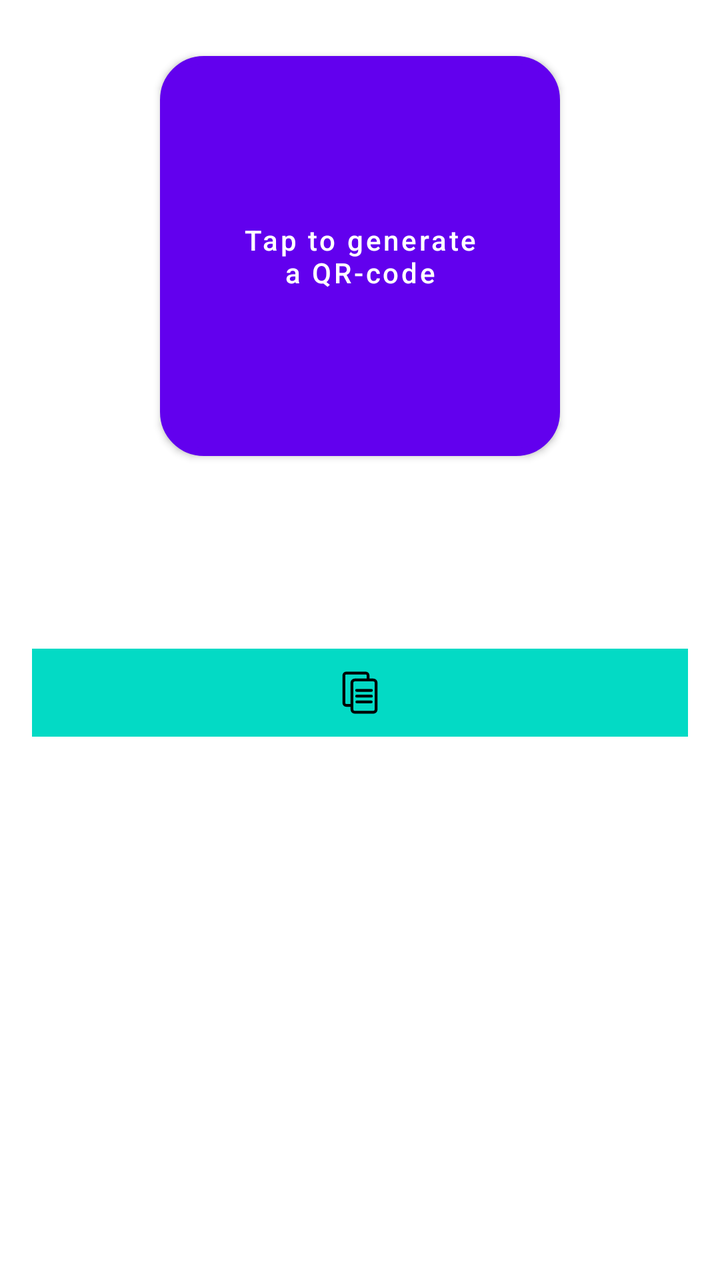
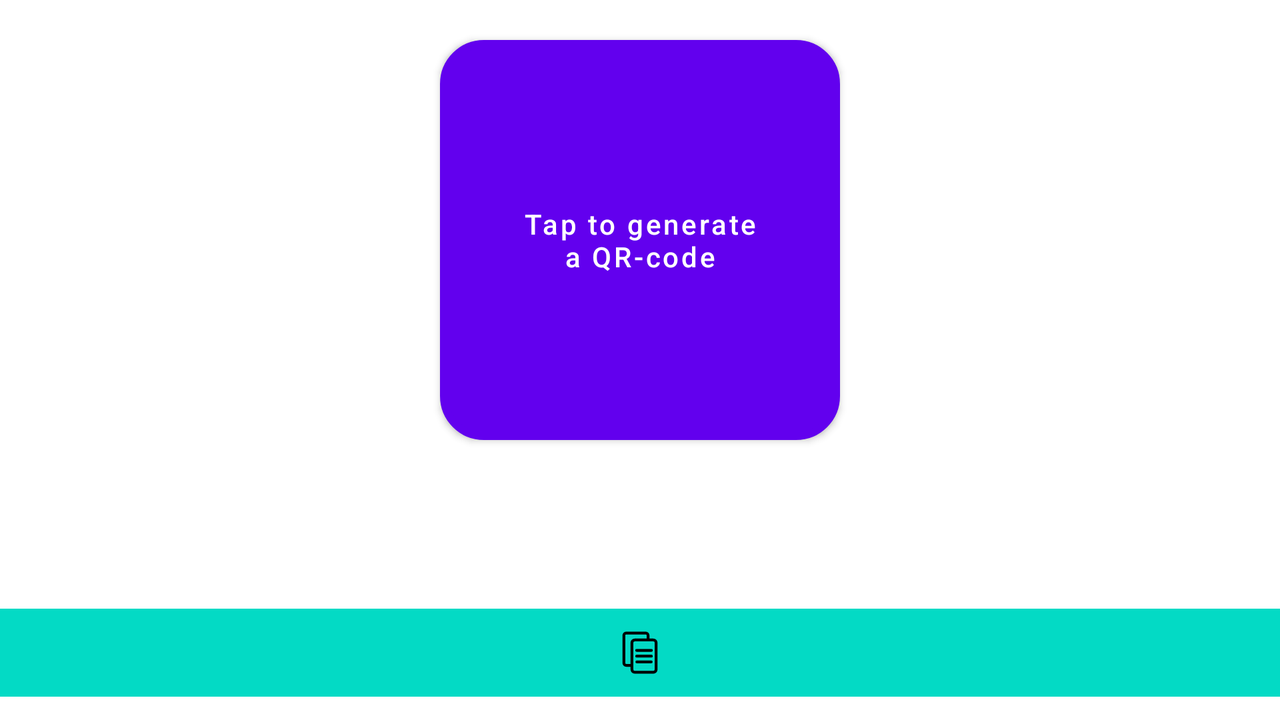

First picture: res/layout/ on a phone held upright. Second picture: the repository's own variant of that layout, on a device whose configuration matches the variant's folder. Source for both follows.
<!-- AndroidManifest.xml: application theme Theme.QRShare -->
<!-- res/layout/fragment_get.xml -->
<?xml version="1.0" encoding="utf-8"?>
<androidx.constraintlayout.widget.ConstraintLayout xmlns:android="http://schemas.android.com/apk/res/android"
    xmlns:app="http://schemas.android.com/apk/res-auto"
    xmlns:tools="http://schemas.android.com/tools"
    android:layout_width="match_parent"
    android:layout_height="match_parent"
    tools:context=".ui.get.GetFragment">


    <ImageView
        android:id="@+id/qr_view"
        android:layout_width="200dp"
        android:layout_height="200dp"
        android:adjustViewBounds="true"
        android:background="@drawable/image_qr"
        android:padding="30px"
        android:visibility="gone"
        app:layout_constraintBottom_toTopOf="@+id/guideline"
        app:layout_constraintEnd_toEndOf="parent"
        app:layout_constraintStart_toStartOf="parent"
        app:layout_constraintTop_toTopOf="parent" />

    <Button
        android:id="@+id/connect"
        android:layout_width="200dp"
        android:layout_height="200dp"
        android:background="@drawable/button_qr"
        android:padding="60px"
        android:singleLine="false"
        android:text="@string/connect_button_label"
        android:textAllCaps="false"
        android:visibility="visible"
        app:layout_constraintBottom_toTopOf="@+id/guideline"
        app:layout_constraintEnd_toEndOf="parent"
        app:layout_constraintStart_toStartOf="parent"
        app:layout_constraintTop_toTopOf="parent" />

    <ScrollView
        android:layout_width="match_parent"
        android:layout_height="0dp"
        android:padding="16dp"
        app:layout_constraintBottom_toBottomOf="parent"
        app:layout_constraintEnd_toEndOf="parent"
        app:layout_constraintStart_toStartOf="parent"
        app:layout_constraintTop_toBottomOf="@+id/guideline">

        <androidx.constraintlayout.widget.ConstraintLayout
            android:layout_width="match_parent"
            android:layout_height="wrap_content">

            <TextView
                android:id="@+id/sharing_data"
                android:layout_width="match_parent"
                android:layout_height="wrap_content"
                android:textSize="24sp"
                app:layout_constraintTop_toBottomOf="parent"
                app:layout_constraintEnd_toEndOf="parent"
                app:layout_constraintStart_toStartOf="parent"
                app:layout_constraintTop_toTopOf="parent" />

            <androidx.constraintlayout.widget.ConstraintLayout
                android:id="@+id/buttons"
                android:layout_width="match_parent"
                android:layout_height="wrap_content"
                android:background="?attr/colorAccent"
                android:gravity="center"
                android:layout_marginTop="20dp"
                android:orientation="horizontal"
                app:layout_constraintBottom_toBottomOf="parent"
                app:layout_constraintEnd_toEndOf="parent"
                app:layout_constraintStart_toStartOf="parent"
                app:layout_constraintTop_toBottomOf="@+id/sharing_data">

                <ImageButton
                    android:id="@+id/copy"
                    android:layout_width="wrap_content"
                    android:layout_height="wrap_content"
                    android:background="?attr/colorAccent"
                    android:padding="10sp"
                    app:layout_constraintEnd_toEndOf="parent"
                    app:layout_constraintStart_toStartOf="parent"
                    app:layout_constraintTop_toTopOf="parent"
                    app:srcCompat="@drawable/ic_copy_to_clipboard" />


            </androidx.constraintlayout.widget.ConstraintLayout>
        </androidx.constraintlayout.widget.ConstraintLayout>
    </ScrollView>

    <androidx.constraintlayout.widget.Guideline
        android:id="@+id/guideline"
        android:layout_width="wrap_content"
        android:layout_height="wrap_content"
        android:orientation="horizontal"
        app:layout_constraintGuide_percent="0.4" />
</androidx.constraintlayout.widget.ConstraintLayout>
<!-- resources referenced by this layout -->
<resources>
  <!-- drawable button_qr (drawable) -->
  <?xml version="1.0" encoding="utf-8"?>
  <selector xmlns:android="http://schemas.android.com/apk/res/android">
      <item>
          <shape android:shape="rectangle">
  
              <stroke android:color="@color/colorPrimary" android:width="4dp"/>
              <solid android:color="@color/design_default_color_primary" />
              <corners android:radius="20dp" />
          </shape>
      </item>
  </selector>
  <!-- drawable ic_copy_to_clipboard (drawable) -->
  <vector android:height="24dp" android:viewportHeight="32"
      android:viewportWidth="32" android:width="24dp" xmlns:android="http://schemas.android.com/apk/res/android">
      <path android:fillColor="#000000" android:pathData="M24.89,6.61L22.31,6.61L22.31,4.47A2.47,2.47 0,0 0,19.84 2L6.78,2A2.47,2.47 0,0 0,4.31 4.47L4.31,22.92a2.47,2.47 0,0 0,2.47 2.47L9.69,25.39L9.69,27.2a2.8,2.8 0,0 0,2.8 2.8h12.4a2.8,2.8 0,0 0,2.8 -2.8L27.69,9.41A2.8,2.8 0,0 0,24.89 6.61ZM6.78,23.52a0.61,0.61 0,0 1,-0.61 -0.6L6.17,4.47a0.61,0.61 0,0 1,0.61 -0.6L19.84,3.87a0.61,0.61 0,0 1,0.61 0.6L20.45,6.61h-8a2.8,2.8 0,0 0,-2.8 2.8L9.65,23.52ZM25.78,27.2a0.94,0.94 0,0 1,-0.94 0.93L12.49,28.13a0.94,0.94 0,0 1,-0.94 -0.93L11.55,9.41a0.94,0.94 0,0 1,0.94 -0.93h12.4a0.94,0.94 0,0 1,0.94 0.93Z"/>
      <path android:fillColor="#000000" android:pathData="M23.49,13.53h-9.6a0.94,0.94 0,1 0,0 1.87h9.6a0.94,0.94 0,1 0,0 -1.87Z"/>
      <path android:fillColor="#000000" android:pathData="M23.49,17.37h-9.6a0.94,0.94 0,1 0,0 1.87h9.6a0.94,0.94 0,1 0,0 -1.87Z"/>
      <path android:fillColor="#000000" android:pathData="M23.49,21.22h-9.6a0.93,0.93 0,1 0,0 1.86h9.6a0.93,0.93 0,1 0,0 -1.86Z"/>
  </vector>
  <!-- drawable image_qr (drawable) -->
  <?xml version="1.0" encoding="utf-8"?>
  <selector xmlns:android="http://schemas.android.com/apk/res/android">
      <item>
          <shape android:shape="rectangle">
              <solid android:color="#FFFFFF"/>
              <stroke android:color="@color/colorPrimary" android:width="4dp"/>
              <corners android:radius="20dp" />
          </shape>
      </item>
  </selector>
  <string name="connect_button_label">Tap to generate\na QR-code</string>
  <style name="Theme.QRShare" parent="Theme.MaterialComponents.DayNight.DarkActionBar">
          
          <item name="colorPrimary">@color/purple_500</item>
          <item name="colorPrimaryVariant">@color/purple_700</item>
          <item name="colorOnPrimary">@color/white</item>
          
          <item name="colorSecondary">@color/teal_200</item>
          <item name="colorSecondaryVariant">@color/teal_700</item>
          <item name="colorOnSecondary">@color/black</item>
          
          <item name="android:statusBarColor">?attr/colorPrimaryVariant</item>
          <item name="colorSurfaceContainer">@color/shrank</item>&gt;
          
      </style>
  <color name="purple_500">#FF6200EE</color>
  <color name="purple_700">#FF3700B3</color>
  <color name="white">#FFFFFFFF</color>
  <color name="teal_200">#FF03DAC5</color>
  <color name="teal_700">#FF018786</color>
  <color name="black">#FF000000</color>
  <color name="shrank">#C2BFEA</color>
</resources>
<!-- res/layout-land/fragment_get.xml (the repository's variant of the layout above) -->
<!-- drawn on the phone turned sideways -->
<?xml version="1.0" encoding="utf-8"?>
<ScrollView xmlns:android="http://schemas.android.com/apk/res/android"
    xmlns:tools="http://schemas.android.com/tools"
    android:layout_width="match_parent"
    android:layout_height="match_parent"
    xmlns:app="http://schemas.android.com/apk/res-auto"
    tools:context=".ui.get.GetFragment">

    <LinearLayout
        android:layout_width="match_parent"
        android:layout_height="match_parent"
        android:gravity="center"
        android:orientation="vertical">


        <ImageView
            android:id="@+id/qr_view"
            android:layout_width="200dp"
            android:layout_height="200dp"
            android:layout_marginTop="20dp"
            android:layout_marginBottom="20dp"
            android:adjustViewBounds="true"
            android:background="@drawable/image_qr"
            android:padding="30px"
            android:visibility="gone" />

        <Button
            android:id="@+id/connect"
            android:layout_width="200dp"
            android:layout_height="200dp"
            android:layout_marginTop="20dp"
            android:layout_marginBottom="20dp"
            android:background="@drawable/button_qr"
            android:padding="60px"
            android:singleLine="false"
            android:text="@string/connect_button_label"
            android:textAllCaps="false"
            android:visibility="visible" />


        <TextView
            android:id="@+id/sharing_data"
            android:layout_width="match_parent"
            android:layout_height="wrap_content"
            android:padding="16dp"
            android:textSize="24sp" />

        <androidx.constraintlayout.widget.ConstraintLayout
            android:id="@+id/buttons"
            android:layout_width="match_parent"
            android:layout_height="wrap_content"
            android:background="?attr/colorAccent"
            android:gravity="center"
            android:orientation="horizontal">

            <ImageButton
                android:id="@+id/copy"
                android:layout_width="wrap_content"
                android:layout_height="wrap_content"
                android:background="?attr/colorAccent"
                android:padding="10sp"
                app:layout_constraintEnd_toEndOf="parent"
                app:layout_constraintStart_toStartOf="parent"
                app:layout_constraintTop_toTopOf="parent"
                app:srcCompat="@drawable/ic_copy_to_clipboard" />


        </androidx.constraintlayout.widget.ConstraintLayout>

    </LinearLayout>
</ScrollView>
